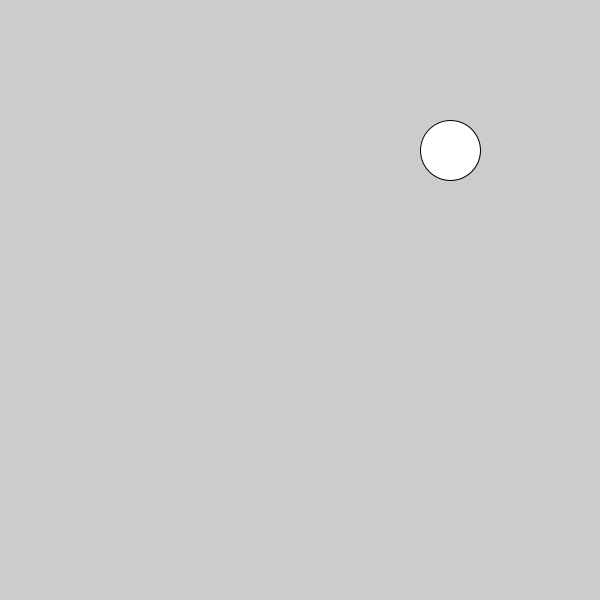
Frame 1 (no input)
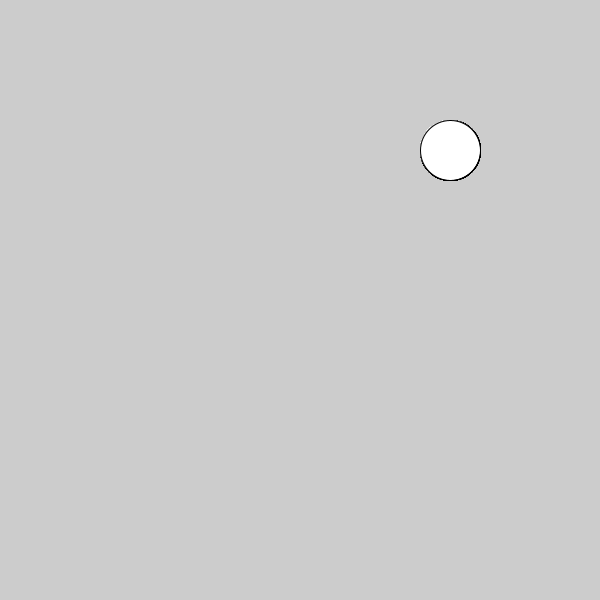
Frame 60 (the mouse pressed at the canvas centre just before this capture)
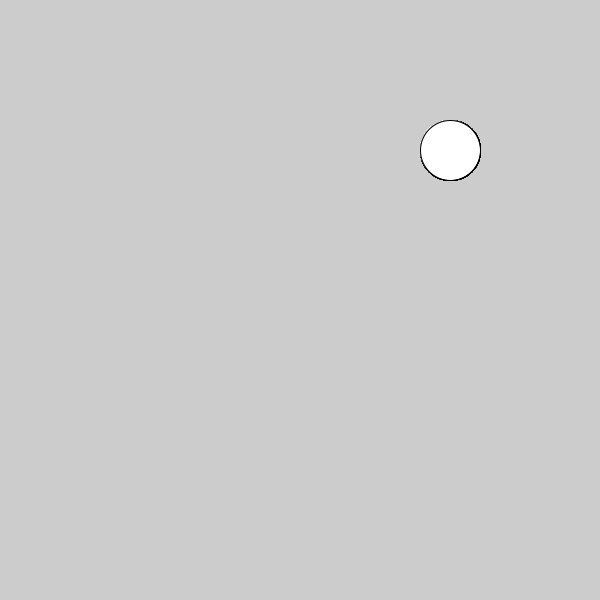
Frame 120 (the mouse held since frame 60 and released just before this capture)

The Processing sketch that drew these frames (run headless with seeded random() and noise(); from frame 60 on, the mouse is pressed at the canvas centre):

// Processing sketch: exercicios_int
// ── exercicios_int.pde
void setup() {
  size(600,600);
}
void draw() {
  int x2 = width/2; //metade da largura
  int x4 = width/4; //um quarto da largura
  int y2 = height/2; //metade da altura
  int y4 = height/4; //um quarto da altura
  ellipse(3*x4,y4, width/10, height/10);
}
